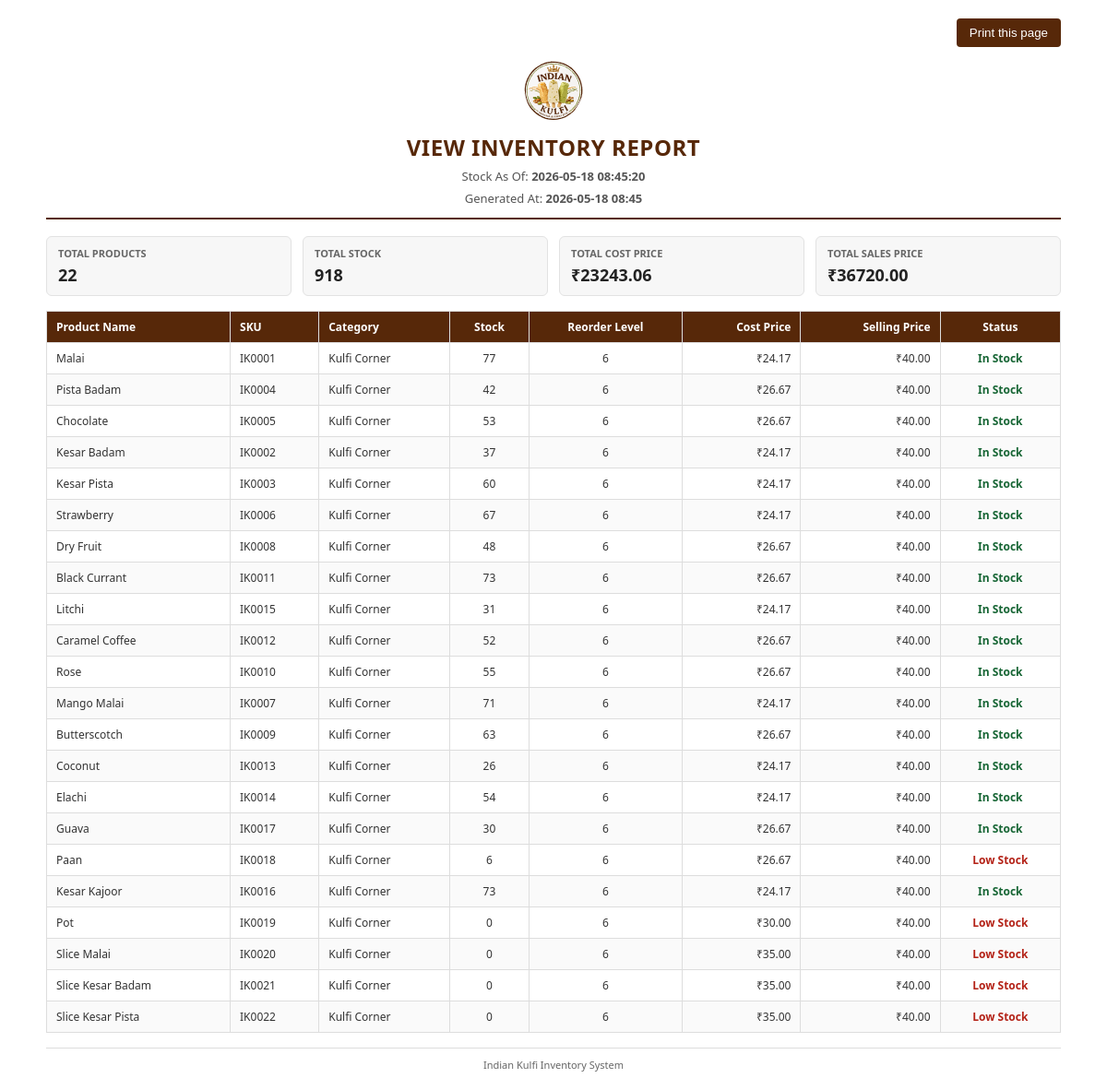
Page /inventory/print/html/ (signed in) on the committed database.
### inventory/models.py (models this page shows, shortened)
class Product(models.Model):
    name = models.CharField(max_length=200, unique=True)
    sku = models.CharField(max_length=50, unique=True)
    category = models.CharField(max_length=100)
    cost_price = models.DecimalField(max_digits=10, decimal_places=2)
    selling_price = models.DecimalField(max_digits=10, decimal_places=2)
    current_stock = models.IntegerField(default=0)
    reorder_level = models.IntegerField(default=10, help_text="Low stock alert threshold")
    description = models.TextField(blank=True, null=True)
    is_active = models.BooleanField(default=True)
    created_at = models.DateTimeField(auto_now_add=True)
    updated_at = models.DateTimeField(auto_now=True)
    class Meta:
        ordering = ['name']
        verbose_name_plural = "Products"

### inventory/views.py (the view)
    def _wrapped_view(request, *args, **kwargs):
        if not request.user.is_authenticated:
            return redirect('login')
        if not request.user.is_staff:
            messages.error(request, 'You can access only the Sales module with this account.')
            return redirect('quick_sales_entry')
        return view_func(request, *args, **kwargs)

### inventory/views.py (called while the page is built)
def admin_only_view(view_func):
    def _wrapped_view(request, *args, **kwargs):
        if not request.user.is_authenticated:
            return redirect('login')
        if not request.user.is_staff:
            messages.error(request, 'You can access only the Sales module with this account.')
            return redirect('quick_sales_entry')
        return view_func(request, *args, **kwargs)
    return _wrapped_view

@login_required
def print_inventory_html(request):
    context = _build_inventory_export_context(request)
    context['now'] = timezone.localtime()
    return render(request, 'inventory/print_inventory.html', context)

### templates/inventory/print_inventory.html (shortened to what this page needs)
<!DOCTYPE html>
<html lang="en">
<head>
</head>
<body>
    <div class="container">
        <div class="no-print">
            <button onclick="window.print()">Print this page</button>
        </div>
        <div class="header">
            <img src="{{ STATIC_URL }}logo/logo.svg" alt="Logo" onerror="this.onerror=null;this.src='{{ STATIC_URL }}logo/logo.png';" class="report-logo">
            <h1>VIEW INVENTORY REPORT</h1>
            <p>Stock As Of: <strong>{{ stock_as_of_label }}</strong></p>
            <p>Generated At: <strong>{{ now|date:'Y-m-d H:i' }}</strong></p>
        </div>
        <div class="summary">
            <div class="summary-item">
                <div class="label">Total Products</div>
                <div class="value">{{ products|length }}</div>
            </div>
            <div class="summary-item">
                <div class="label">Total Stock</div>
                <div class="value">{{ total_stock }}</div>
            </div>
            <div class="summary-item">
                <div class="label">Total Cost Price</div>
                <div class="value">₹{{ total_cost_price|floatformat:2 }}</div>
            </div>
            <div class="summary-item">
                <div class="label">Total Sales Price</div>
                <div class="value">₹{{ total_sales_price|floatformat:2 }}</div>
            </div>
        </div>
        <table>
            <thead>
                <tr>
                    <th>Product Name</th>
                    <th>SKU</th>
                    <th>Category</th>
                    <th class="text-center">Stock</th>
                    <th class="text-center">Reorder Level</th>
                    <th class="text-right">Cost Price</th>
                    <th class="text-right">Selling Price</th>
                    <th class="text-center">Status</th>
                </tr>
            </thead>
            <tbody>
                {% for product in products %}
                <tr>
                    <td>{{ product.name }}</td>
                    <td>{{ product.sku }}</td>
                    <td>{{ product.category }}</td>
                    <td class="text-center">{{ product.display_stock|default:product.current_stock }}</td>
                    <td class="text-center">{{ product.reorder_level }}</td>
                    <td class="text-right">₹{{ product.cost_price|floatformat:2 }}</td>
                    <td class="text-right">₹{{ product.selling_price|floatformat:2 }}</td>
                    <td class="text-center">
                        {% if product.display_stock|default:product.current_stock <= product.reorder_level %}
                        <span class="low-stock">Low Stock</span>
                        {% else %}
                        <span class="in-stock">In Stock</span>
                        {% endif %}
                    </td>
                </tr>
                {% empty %}
                <tr>
                    <td colspan="8" class="text-center">No products found for current filters</td>
                </tr>
                {% endfor %}
            </tbody>
        </table>
        <div class="footer">
            Indian Kulfi Inventory System
        </div>
    </div>
</body>
</html>

### templates/inventory/print_inventory.html (style rules this page uses)
* { box-sizing: border-box; }
body { margin: 0; padding: 20px; font-family: 'Segoe UI', Arial, sans-serif; color: #333; font-size: 13px; }
.container { max-width: 1100px; margin: 0 auto; }
.header { text-align: center; border-bottom: 2px solid #572809; padding-bottom: 12px; margin-bottom: 18px; }
.report-logo { width: 72px; height: 72px; object-fit: contain; margin: 0 auto 8px; display: block; }
.header h1 { margin: 0; color: #572809; font-size: 24px; letter-spacing: 0.5px; }
.header p { margin: 6px 0 0; color: #555; }
.summary { display: flex; justify-content: space-between; gap: 12px; margin: 16px 0; flex-wrap: wrap; }
.summary-item { flex: 1; min-width: 170px; background: #f7f7f7; border: 1px solid #e2e2e2; border-radius: 6px; padding: 10px 12px; }
.summary-item .label { font-size: 11px; color: #666; font-weight: 600; text-transform: uppercase; }
.summary-item .value { margin-top: 4px; font-size: 18px; font-weight: 700; color: #222; }
table { width: 100%; border-collapse: collapse; margin-top: 12px; }
thead { background: #572809; color: #fff; }
th, td { border: 1px solid #ddd; padding: 8px 10px; text-align: left; vertical-align: middle; font-size: 12px; }
tbody tr:nth-child(even) { background: #fafafa; }
.text-center { text-align: center; }
.text-right { text-align: right; }
.low-stock { color: #b42318; font-weight: 700; }
.in-stock { color: #166534; font-weight: 700; }
.no-print { text-align: right; margin-bottom: 12px; }
.no-print button { border: none; background: #572809; color: #fff; padding: 8px 14px; border-radius: 4px; cursor: pointer; }
.footer { margin-top: 16px; border-top: 1px solid #ddd; padding-top: 10px; color: #666; font-size: 11px; text-align: center; }

### rows in the picture
Product: name "Malai", sku "IK0001", category "Kulfi Corner", display_stock "77", reorder_level "6", cost_price "24.17", selling_price "40.00", shows "In Stock"
Product: name "Pista Badam", sku "IK0004", category "Kulfi Corner", display_stock "42", reorder_level "6", cost_price "26.67", selling_price "40.00", shows "In Stock"
Product: name "Chocolate", sku "IK0005", category "Kulfi Corner", display_stock "53", reorder_level "6", cost_price "26.67", selling_price "40.00", shows "In Stock"
Product: name "Kesar Badam", sku "IK0002", category "Kulfi Corner", display_stock "37", reorder_level "6", cost_price "24.17", selling_price "40.00", shows "In Stock"
Product: name "Kesar Pista", sku "IK0003", category "Kulfi Corner", display_stock "60", reorder_level "6", cost_price "24.17", selling_price "40.00", shows "In Stock"
Product: name "Strawberry", sku "IK0006", category "Kulfi Corner", display_stock "67", reorder_level "6", cost_price "24.17", selling_price "40.00", shows "In Stock"
Product: name "Dry Fruit", sku "IK0008", category "Kulfi Corner", display_stock "48", reorder_level "6", cost_price "26.67", selling_price "40.00", shows "In Stock"
Product: name "Black Currant", sku "IK0011", category "Kulfi Corner", display_stock "73", reorder_level "6", cost_price "26.67", selling_price "40.00", shows "In Stock"
Product: name "Litchi", sku "IK0015", category "Kulfi Corner", display_stock "31", reorder_level "6", cost_price "24.17", selling_price "40.00", shows "In Stock"
Product: name "Caramel Coffee", sku "IK0012", category "Kulfi Corner", display_stock "52", reorder_level "6", cost_price "26.67", selling_price "40.00", shows "In Stock"
Product: name "Rose", sku "IK0010", category "Kulfi Corner", display_stock "55", reorder_level "6", cost_price "26.67", selling_price "40.00", shows "In Stock"
Product: name "Mango Malai", sku "IK0007", category "Kulfi Corner", display_stock "71", reorder_level "6", cost_price "24.17", selling_price "40.00", shows "In Stock"
Product: name "Butterscotch", sku "IK0009", category "Kulfi Corner", display_stock "63", reorder_level "6", cost_price "26.67", selling_price "40.00", shows "In Stock"
Product: name "Coconut", sku "IK0013", category "Kulfi Corner", display_stock "26", reorder_level "6", cost_price "24.17", selling_price "40.00", shows "In Stock"
Product: name "Elachi", sku "IK0014", category "Kulfi Corner", display_stock "54", reorder_level "6", cost_price "24.17", selling_price "40.00", shows "In Stock"
Product: name "Guava", sku "IK0017", category "Kulfi Corner", display_stock "30", reorder_level "6", cost_price "26.67", selling_price "40.00", shows "In Stock"
Product: name "Paan", sku "IK0018", category "Kulfi Corner", display_stock "6", reorder_level "6", cost_price "26.67", selling_price "40.00", shows "Low Stock"
Product: name "Kesar Kajoor", sku "IK0016", category "Kulfi Corner", display_stock "73", reorder_level "6", cost_price "24.17", selling_price "40.00", shows "In Stock"
Product: name "Pot", sku "IK0019", category "Kulfi Corner", display_stock "0", reorder_level "6", cost_price "30.00", selling_price "40.00", shows "Low Stock"
Product: name "Slice Malai", sku "IK0020", category "Kulfi Corner", display_stock "0", reorder_level "6", cost_price "35.00", selling_price "40.00", shows "Low Stock"
Product: name "Slice Kesar Badam", sku "IK0021", category "Kulfi Corner", display_stock "0", reorder_level "6", cost_price "35.00", selling_price "40.00", shows "Low Stock"
Product: name "Slice Kesar Pista", sku "IK0022", category "Kulfi Corner", display_stock "0", reorder_level "6", cost_price "35.00", selling_price "40.00", shows "Low Stock"

### other values in the picture
{{ stock_as_of_label }} "2026-05-18 08:45:20"
{{ now|date:'Y-m-d H:i' }} "2026-05-18 08:45"
{{ products|length }} "22"
{{ total_stock }} "918"
{{ total_cost_price|floatformat:2 }} "23243.06"
{{ total_sales_price|floatformat:2 }} "36720.00"
